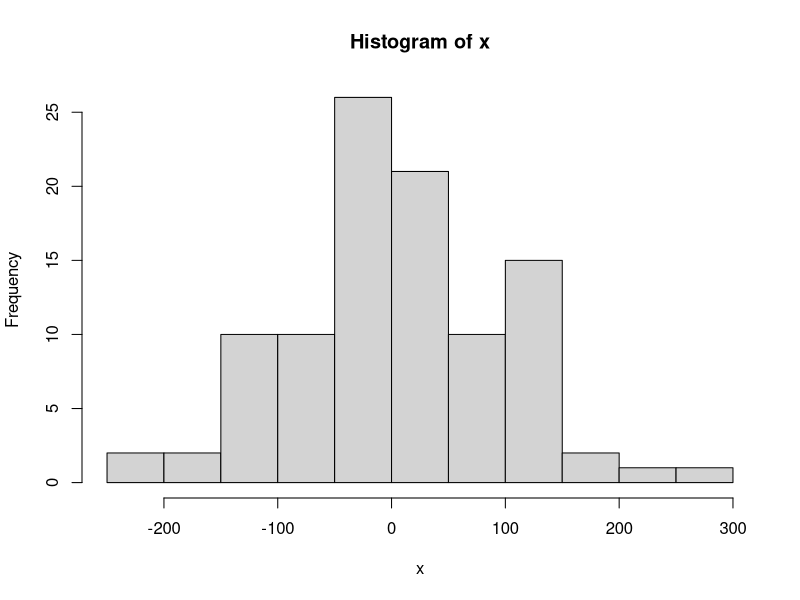

Write the R code that produced this figure.

# setup -------------------------------------------------------------------

rm(list = ls())

library(tidyverse)

iris <- as_tibble(iris)


#function ---------------------------------------------------------------------

## function () is to create a new function

x <- rnorm(100, mean = 10, sd = 100)
y <- rnorm(100, mean = 10, sd = 100)
z <- rnorm(100, mean = 10, sd = 100)
hist(x)
mean(x)
sd(x) / mean(x) #coeffieicnt variation

## without functiom
sig <- sd(x)
mu <- mean(x)
cv <- sig / mu
print(cv)

#with function <- helps reduce error from copy and paste
fun_cv <- function (x) {
  cv <- sd(x) / mean(x)
  return(cv)
}

fun_cv(x)
fun_cv(y)
fun_cv(z)

## standardization 
x0 <- x - mean(x) #centering
z <- x0 / sd(x0) #scaling
print(z)
mean(x0)
sd(x0)
sd(z)

scl <- function(k) {
  z <- (k - mean(k)) / sd(k)
  return(z)
}
z <- scl(k=x) #x came from above
mean(z)
sd(z)

## random function with two arguments 

f0 <- function (phi, zeta) {
  cout <- 2 * phi + rnorm(1) * zeta
  return(cout)
}
f0(phi = 2, zeta = 3)


# apply family ------------------------------------------------------------

m <- matrix(rnorm(25), nrow = 5, ncol = 5)

## apply() <- more matrix, mainly
apply(m, MARGIN = 1, FUN = mean) #FUN means function this is mean for each row = MARGIN 1
apply(m, MARGIN = 2, FUN = mean) # (MARGIN 2 = mean for each column

# FUN can be a function that you defined
apply(m, MARGIN = 1, FUN = fun_cv)

## for datframe
apply(iris %>% select (1:4), 
     MARGIN = 2, FUN = mean)

## sapply () <- for list
x <- rnorm(10)
y <- rnorm(100)
z <- rnorm(5)

l_xyz <- list(x, y, z)
l_xyz

sapply(l_xyz, FUN = mean)
#checking work
mean(x) 
mean(y) 
mean(z)

## lapply() <- for list but output is list too
x <- rpois(10, lambda = 5)
y <- rpois(10, lambda = 5)
z <- rep(letters[1:3], 10)

## create a list of xyz
l_xyz <- list(x, y, z)
 
## re,pve duplicates, or get a unique element
unique(x)
unique(y)
unique(z)

lapply(l_xyz, FUN = unique)

## try to get only the first element from each vector. Do this by defining a new function
# 1st eample
lapply(l_xyz, 
       FUN = function(x) {
         x[1]
       })

## 2nd example 
first <- function(x) {
  return(x[1])
}

lapply(l_xyz, FUN = first)


# for loop ----------------------------------------------------------------

## for loop is to repeat work inside {}
# i is the most common index

##multiple for 2 for each element
x <- seq(0, 10, by = 0.25)
y <- NULL
for (i in 1:10) {
  y[i] <- 2 * x[i] # i is used to repeat 1-10
}

#only multiplies by 2 for the last number. 
y <-NULL
for (i in 1:10) {
  y <- 2 * x[i] # i is used to repeat 1-10
}

